Frame 1 (no input): blank canvas, image omitted
Frame 60 (no input): blank canvas, image omitted
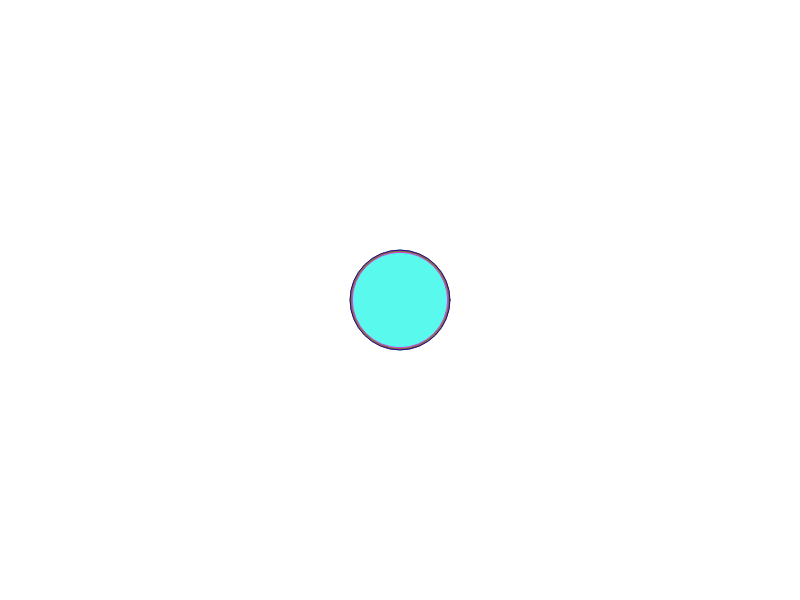
Frame 120 (the mouse pressed at the canvas centre since frame 60)

The p5.js sketch whose frames 1 and 60 were blank and that drew this single picture after the mouse press (run headless with seeded random() and noise() and a simulated clock; from frame 60 on, the mouse is pressed at the canvas centre):

// p5.js sketch
// ── sketch.js
//https://github.com/stavrosdidakis/DAT-GAD-405_2017
//https://p5js.org

//DAT405 / GAD405
//04_Exercise01 - Loops and Random Color


function setup() {
  createCanvas(displayWidth, displayHeight);
  frameRate(300); //Drawing speed
  noStroke();
}

function draw() {
    stroke(random(255), random(255), random(255));
    let size = random(50, 100);

 

      fill(random(255), random(255), random(255));
      if(mouseIsPressed){
      ellipse(mouseX, mouseY, size, size);
    }

    
}
